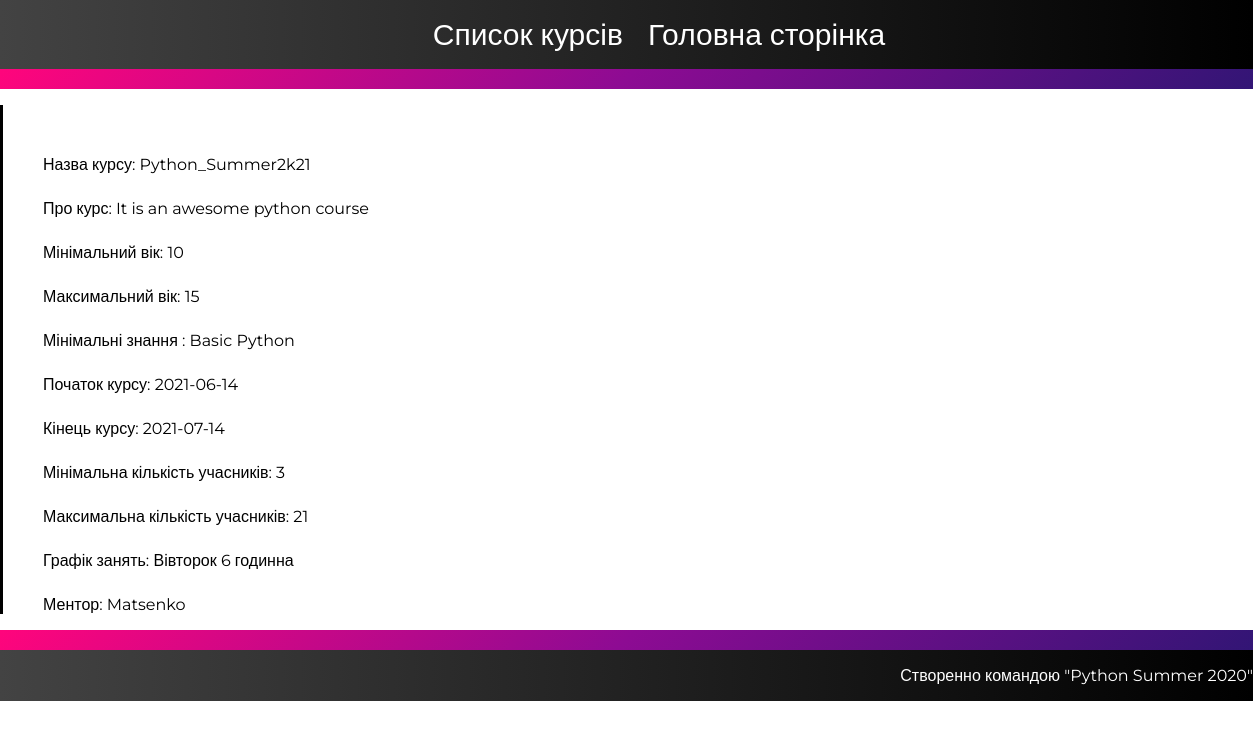
The page /course/list on the database as committed earlier.
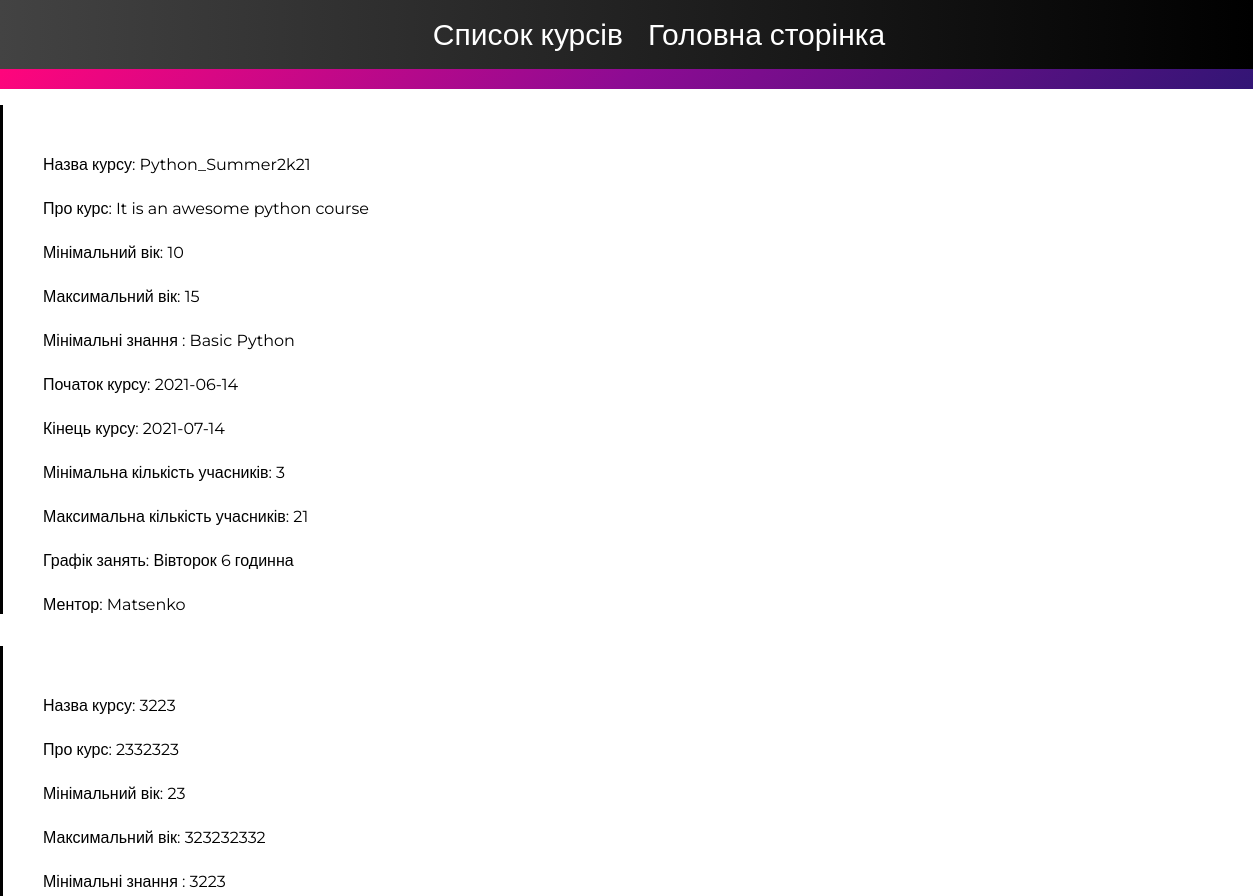
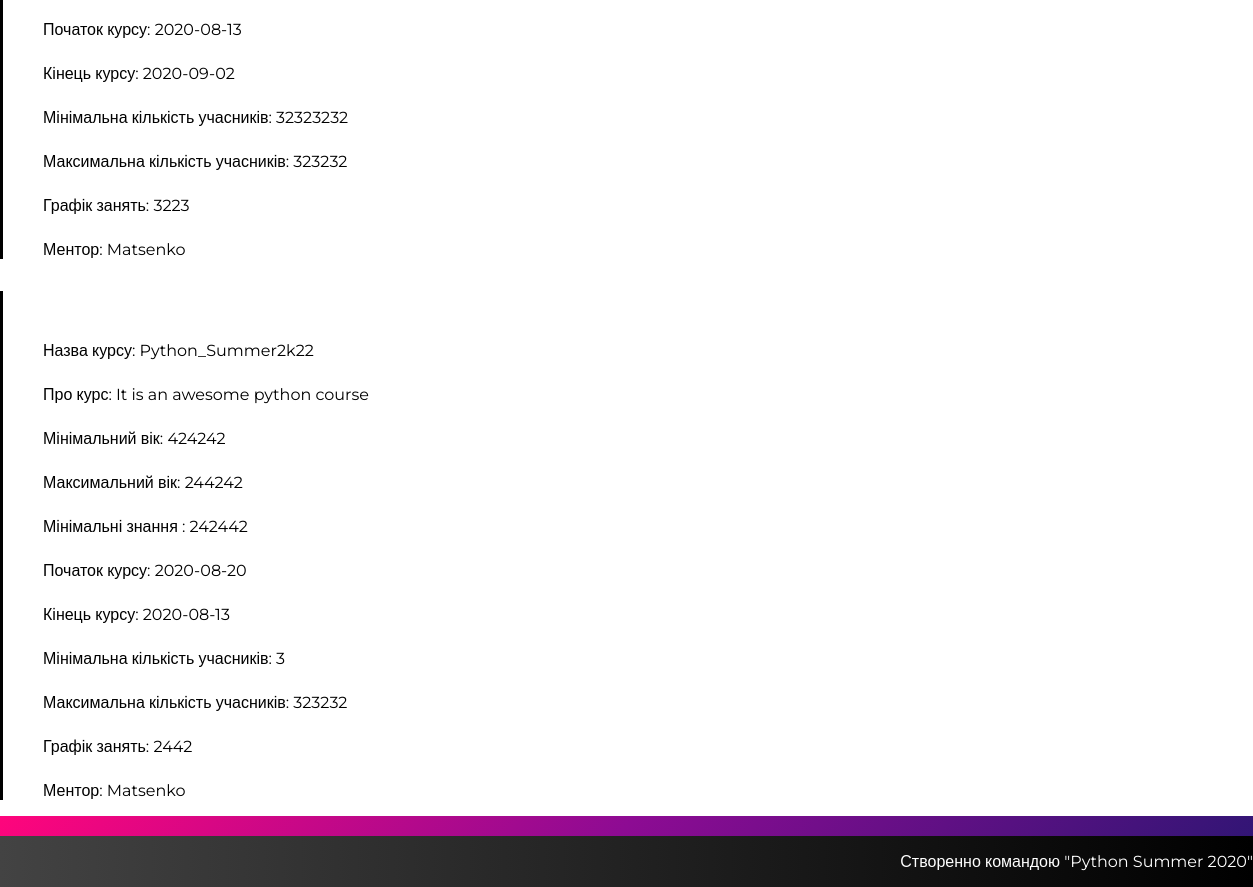
The same page on the database as committed later (2 pictures, top to bottom).
### tables this page shows
CREATE TABLE course (
    author_id INTEGER NOT NULL,
    id  INTEGER  PRIMARY KEY,  
    name TEXT NOT NULL, 
    start_date DATE NOT NULL,
    descr TEXT NOT NULL,
    students_id TEXT ,
    volunteers  TEXT NOT NULL,
    min_age INTEGER NOT NULL,
    max_age INTEGER NOT NULL,
    end_date DATE NOT NULL,
    min_people INTEGER NOT NULL,
    max_people INTEGER NOT NULL,
    schedule TEXT NOT NULL,
    min_knowledge TEXT NOT NULL,
    FOREIGN KEY (author_id) REFERENCES user_tab (id),
    FOREIGN KEY (students_id) REFERENCES user_tab (id)
);

CREATE TABLE user_tab (
  id  INTEGER  PRIMARY KEY,  
  username TEXT UNIQUE NOT NULL,
  password TEXT NOT NULL,
  name TEXT  NOT NULL,
  email TEXT UNIQUE NOT NULL,
  telephone_number TEXT UNIQUE NOT NULL ,
  birthday TEXT NOT NULL,
  prof_skills TEXT NOT NULL,
  isMentor BOOLEAN NOT NULL

);

### flaskr/main.py (the view)
@bp.route('/course/list')
def course_list():
    db = get_db()
    courses = db.execute(
        'SELECT name, start_date, descr, students_id, author_id,volunteers,min_age,max_age,end_date,min_people,max_people,schedule,min_knowledge'
        ' FROM course '
    ).fetchall()
    mentor = db.execute('SELECT username,id ' 'FROM user_tab').fetchall()
    student = db.execute('SELECT username,id ' 'FROM user_tab').fetchall()
    return render_template('course_list.html',courses=courses,mentor=mentor,student=student)

### flaskr/auth.py (called while the page is built)
@bp.before_app_request
def load_logged_in_user():
    user_id = session.get('user_id')
    if user_id is None:
        g.user = None
    else:
        g.user = get_db().execute(
            'SELECT * FROM user_tab WHERE id = ?', (user_id,)
        ).fetchone()

### flaskr/db.py (called while the page is built)
def get_db():
    if 'db' not in g:
        g.db = sqlite3.connect(
            current_app.config['DATABASE'],
            detect_types=sqlite3.PARSE_DECLTYPES
        )
        g.db.row_factory = sqlite3.Row
    return g.db

### flaskr/templates/course_list.html (shortened to what this page needs)
<!DOCTYPE html>
<html lang="en">
<head>
</head>
<body>
    <header>
        <ul>
            <li>Список курсів</li>
            <li><a href="{{url_for('home')}}">Головна сторінка</a></li>
        </ul>
    </header>
    <div class="background">
    </div>
    {% for courses in courses %}
    <div class="courses">
        <ul>
            <li>Назва курсу: {{courses['name']}}</li>
            <li>Про курс: {{courses['descr']}}</li>
            <li>Мінімальний вік: {{courses['min_age']}}</li>
            <li>Максимальний вік: {{courses['max_age']}}</li>
            <li>Мінімальні знання : {{courses['min_knowledge']}}</li>
            <li>Початок курсу: {{courses['start_date']}}</li>
            <li>Кінець курсу: {{courses['end_date']}}</li>
            <li>Мінімальна кількість учасників: {{courses['min_people']}}</li>
            <li>Максимальна кількість учасників: {{courses['max_people']}}</li>
            <li>Графік занять: {{courses['schedule']}}</li>
            {% for mentor in mentor  %}
            {% if mentor['id']==courses['author_id'] %}
            <li>Ментор: {{mentor['username']}}</li>
            {% endif %}
            {% endfor %}
        </ul>
    </div>
    {% endfor %}
    <div class="background">
    </div>
    <footer>
        <p>Створенно командою "Python Summer 2020"</p>
    </footer>
</body>
</html>

### flaskr/templates/course_list.html (style rules this page uses)
.courses { display: flex; flex-direction: column; }
body { font-family: 'Montserrat', sans-serif; margin: 0; padding: 0; overflow: scroll; }
.courses li { padding-top: 25px; }
.courses ul { list-style: none; padding-top: 25px; width: 100%; height: 100%; }
footer { display: flex; justify-content: flex-end; background-image: linear-gradient(to right, #434343 0%, black 100%); width: 100%; height: 100%; }
header { display: flex; justify-content: center; width: 100%; height: 100%; background-image: linear-gradient(to right, #434343 0%, black 100%); }
footer p { color: white; }
.courses ul { border-left: 3px solid black; }
.background { background-image: linear-gradient(-225deg, #FF057C 0%, #8D0B93 50%, #321575 100%); width: 100%; height: 20px; }
header ul { list-style: none; display: flex; flex-direction: row; }
header ul li a { text-decoration: none; color: white; }
header ul li { font-size: 30px; color: white; display: flex; padding-left: 25px; }

Rows that differ between the two databases and show on the page:
added course: name "3223", descr "2332323", min_age "23", max_age "323232332", min_knowledge "3223", start_date "2020-08-13", end_date "2020-09-02", min_people "32323232", max_people "323232", schedule "3223", user_tab (username "Matsenko")
added course: name "Python_Summer2k22", descr "It is an awesome python course", min_age "424242", max_age "244242", min_knowledge "242442", start_date "2020-08-20", end_date "2020-08-13", min_people "3", max_people "323232", schedule "2442", user_tab (username "Matsenko")
